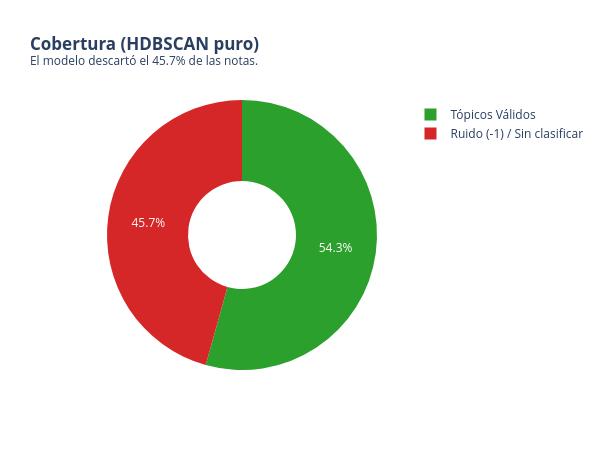

The notebook cell this image was saved under:
### Markdown cell above
## 6. Diagnóstico: El problema de los Outliers (-1)
Por defecto, el algoritmo de clustering de BERTopic (HDBSCAN) es muy estricto con la densidad. Si un artículo es un poco atípico o híbrido, en lugar de forzarlo a un grupo, lo expulsa y lo etiqueta como ruido (Tópico `-1`). Veamos qué impacto tiene esto en nuestro corpus.

### Code cell
import plotly.graph_objects as go

outliers_base = topics.count(-1)
clasificados_base = len(topics) - outliers_base
pct_ruido = (outliers_base / len(topics)) * 100

fig_diag = go.Figure(data=[go.Pie(
    labels=["Ruido (-1) / Sin clasificar", "Tópicos Válidos"], 
    values=[outliers_base, clasificados_base],
    hole=.4,
    marker=dict(colors=["#d62728", "#2ca02c"])
)])

fig_diag.update_layout(
    title=f"<b>Cobertura (HDBSCAN puro)</b><br><sup>El modelo descartó el {pct_ruido:.1f}% de las notas.</sup>",
    width=600, height=450,
    template="plotly_white"
)
fig_diag.show()

### Figure 1 — Plotly figure (JSON) as saved in the notebook; plotly's stock layout.template omitted (floating-point values rounded to 4 significant figures)
{"data": [{"hole": 0.4, "labels": ["Ruido (-1) / Sin clasificar", "Tópicos Válidos"], "marker": {"colors": ["#d62728", "#2ca02c"]}, "type": "pie", "values": [1624, 1932]}], "layout": {"height": 450, "title": {"text": "<b>Cobertura (HDBSCAN puro)</b><br><sup>El modelo descartó el 45.7% de las notas.</sup>"}, "width": 600}}
